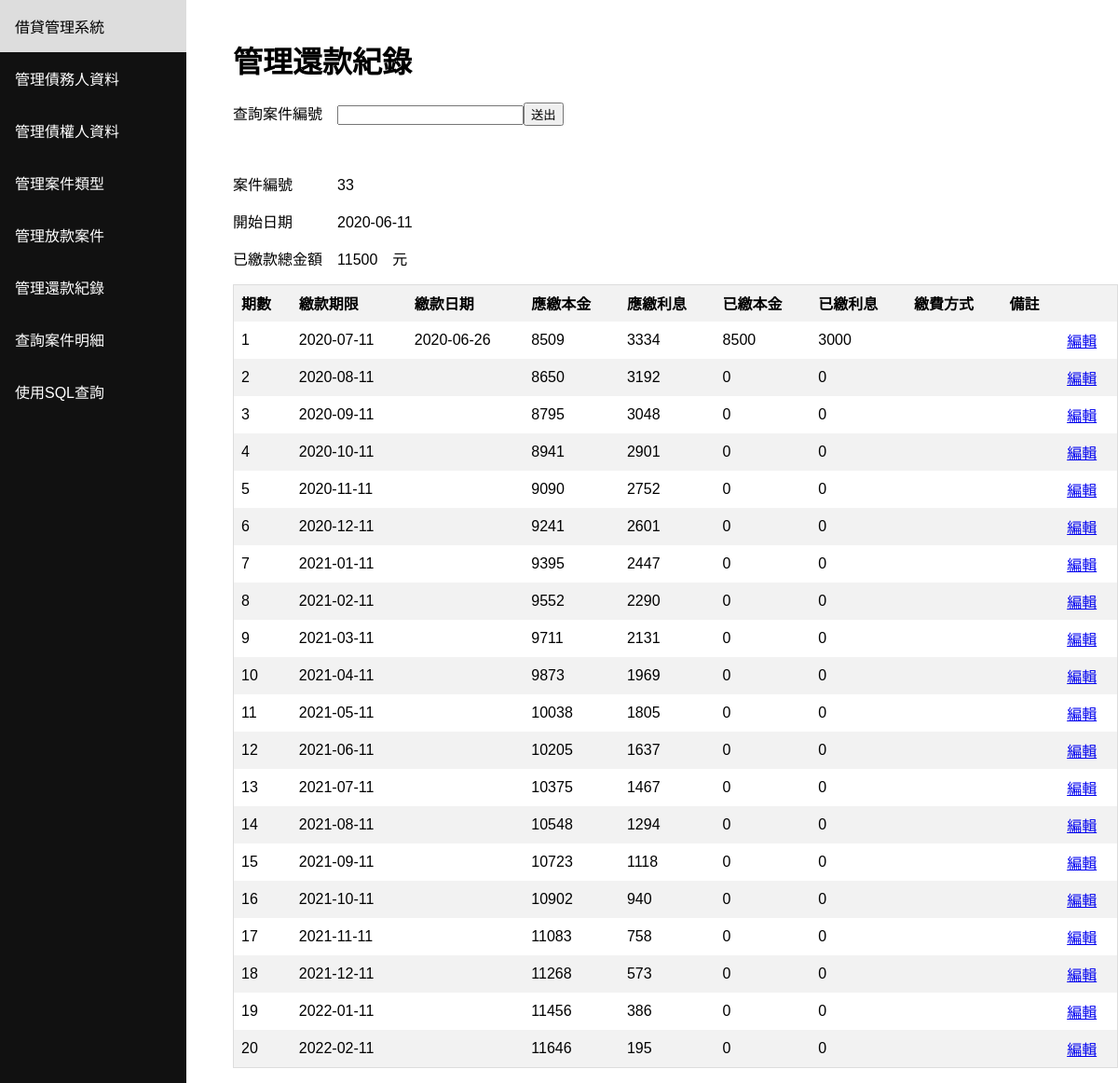
The page /period_show/33 on the database its author committed.
### tables this page shows
CREATE TABLE "LOAN_PROJECT" (
	"ProjectNumber"	INTEGER NOT NULL PRIMARY KEY AUTOINCREMENT UNIQUE,
	"TypeNumber"	INTEGER NOT NULL,
	"DebterID"	TEXT NOT NULL,
	"CreditorNumber"	INTEGER NOT NULL,
	"StartDate"	NUMERIC NOT NULL,
	FOREIGN KEY("DebterID") REFERENCES "DEBTER"("ID"),
	FOREIGN KEY("TypeNumber") REFERENCES "LOAN_PROJECT_TYPE"("TypeNumber")
);

CREATE TABLE "LOAN_PERIOD" (
	"ProjectNumber"	INTEGER NOT NULL,
	"PeriodNumber"	INTEGER NOT NULL,
	"DueDate"	NUMERIC NOT NULL,
	"RepaymentDate"	TEXT DEFAULT '',
	"ExpectPrinciple"	INTEGER,
	"ExpectInterest"	INTEGER,
	"GetPrinciple"	INTEGER NOT NULL DEFAULT 0,
	"GetInterest"	INTEGER NOT NULL DEFAULT 0,
	"RepaymentMethod"	TEXT DEFAULT '',
	"Remark"	TEXT DEFAULT '',
	PRIMARY KEY("PeriodNumber","ProjectNumber"),
	FOREIGN KEY("ProjectNumber") REFERENCES "LOAN_PROJECT"("ProjectNumber")
);

### main.py (the view)
@app.route('/period_show/<PROJECT>', methods=['GET', 'POST'])
def period_show(PROJECT):
    projects = get_query("select ProjectNumber from LOAN_PROJECT;")
    table = get_query("select PeriodNumber, DueDate, RepaymentDate, ExpectPrinciple, ExpectInterest, GetPrinciple, GetInterest, RepaymentMethod, Remark from LOAN_PERIOD where ProjectNumber = {};".format(PROJECT))
    total_repayment = sum([(table[i][5]+table[i][6]) for i in range(len(table))])
    date = get_query("select StartDate from LOAN_PROJECT where ProjectNumber = {}".format(PROJECT))[0][0]
    return render_template(
            'period.html',
            projects=projects,
            show=True,
            columns=['期數','繳款期限','繳款日期','應繳本金','應繳利息','已繳本金','已繳利息','繳費方式','備註'],
            project_number=PROJECT,
            project_date=date,
            total_repayment=total_repayment,
            table=table
    )

### main.py (called while the page is built)
def get_query(query):
    conn = sqlite3.connect('database.db')
    conn.row_factory = sqlite3.Row
    cur = conn.cursor()
    exe = cur.execute(query)
    rows = cur.fetchall()
    conn.close()
    output = []
    for row in rows:
        temp = dict(row)
        output.append(list(temp.values()))
    return output

### templates/period.html (shortened to what this page needs)
<html><body><div class="sidenav"><a href="/">借貸管理系統</a><a href="/debter">管理債務人資料</a><a href="/creditor">管理債權人資料</a><a href="/project_type">管理案件類型</a><a href="/project">管理放款案件</a><a href="/period">管理還款紀錄</a><a href="/project_record">查詢案件明細</a><a href="/sql">使用SQL查詢</a></div><div class="content"><h1>管理還款紀錄</h1><form method="POST" action=""><div><p>查詢案件編號　<input id="ProjectNumber" list="ProjectNumbers" name="ProjectNumber" autocomplete="off" style="width:200px"/><input type="submit" value="送出"/></p></div><br/><div><div>{% if show %}<p>案件編號　　　{{ project_number }}</p><p>開始日期　　　{{ project_date }}</p><p>已繳款總金額　{{ total_repayment }}　元</p>{% endif %}</div><div style="overflow-x:auto;">{% if show %}<table><thead>{% for column in columns %}<th>{{ column }}</th>{% endfor %}<th></th></thead><tbody>{% for row in table %}<tr>{% for item in row %}<td>{{ item }}</td>{% endfor %}<td><a href="/period_edit/{{ row[0] }}-{{ row[1] }}">編輯</a></td></tr>{% endfor %}</tbody></table>{% endif %}</div></form></div></body></html>

### templates/period.html (style rules this page uses)
* { box-sizing: border-box; }
body { margin: 0; font-family: Arial, Helvetica, sans-serif; }
.sidenav { height: 100%; width: 200px; position: fixed; z-index: 1; top: 0; left: 0; background-color: #111; overflow-x: hidden; }
.sidenav a { color: white; padding: 16px; text-decoration: none; display: block; }
.content { margin-left: 200px; padding-left: 50px; padding-top: 20px; }
table { border-collapse: collapse; border-spacing: 0; width: 100%; border: 1px solid #ddd; }
th, td { text-align: left; padding: 8px; }
tr:nth-child(even) { background-color: #f2f2f2 }

### rows shown on the page
LOAN_PROJECT: StartDate "2020-06-11"
LOAN_PERIOD: row "1", DueDate "2020-07-11", RepaymentDate "2020-06-26", ExpectPrinciple "8509", ExpectInterest "3334", GetPrinciple "8500", GetInterest "3000"
LOAN_PERIOD: row "2" "0" "0", DueDate "2020-08-11", ExpectPrinciple "8650", ExpectInterest "3192"
LOAN_PERIOD: row "3" "0" "0", DueDate "2020-09-11", ExpectPrinciple "8795", ExpectInterest "3048"
LOAN_PERIOD: row "4" "0" "0", DueDate "2020-10-11", ExpectPrinciple "8941", ExpectInterest "2901"
LOAN_PERIOD: row "5" "0" "0", DueDate "2020-11-11", ExpectPrinciple "9090", ExpectInterest "2752"
LOAN_PERIOD: row "6" "0" "0", DueDate "2020-12-11", ExpectPrinciple "9241", ExpectInterest "2601"
LOAN_PERIOD: row "7" "0" "0", DueDate "2021-01-11", ExpectPrinciple "9395", ExpectInterest "2447"
LOAN_PERIOD: row "8" "0" "0", DueDate "2021-02-11", ExpectPrinciple "9552", ExpectInterest "2290"
LOAN_PERIOD: row "9" "0" "0", DueDate "2021-03-11", ExpectPrinciple "9711", ExpectInterest "2131"
LOAN_PERIOD: row "10" "0" "0", DueDate "2021-04-11", ExpectPrinciple "9873", ExpectInterest "1969"
LOAN_PERIOD: row "11" "0" "0", DueDate "2021-05-11", ExpectPrinciple "10038", ExpectInterest "1805"
LOAN_PERIOD: row "12" "0" "0", DueDate "2021-06-11", ExpectPrinciple "10205", ExpectInterest "1637"
LOAN_PERIOD: row "13" "0" "0", DueDate "2021-07-11", ExpectPrinciple "10375", ExpectInterest "1467"
LOAN_PERIOD: row "14" "0" "0", DueDate "2021-08-11", ExpectPrinciple "10548", ExpectInterest "1294"
LOAN_PERIOD: row "15" "0" "0", DueDate "2021-09-11", ExpectPrinciple "10723", ExpectInterest "1118"
LOAN_PERIOD: row "16" "0" "0", DueDate "2021-10-11", ExpectPrinciple "10902", ExpectInterest "940"
LOAN_PERIOD: row "17" "0" "0", DueDate "2021-11-11", ExpectPrinciple "11083", ExpectInterest "758"
LOAN_PERIOD: row "18" "0" "0", DueDate "2021-12-11", ExpectPrinciple "11268", ExpectInterest "573"
LOAN_PERIOD: row "19" "0" "0", DueDate "2022-01-11", ExpectPrinciple "11456", ExpectInterest "386"
LOAN_PERIOD: row "20" "195" "0" "0", DueDate "2022-02-11", ExpectPrinciple "11646"

### other values the page prints
{{ project_number }} "33"
{{ total_repayment }} "11500"
{{ column }} "期數" "繳款期限" "繳款日期" "應繳本金" "應繳利息" "已繳本金" "已繳利息" "繳費方式" "備註"
